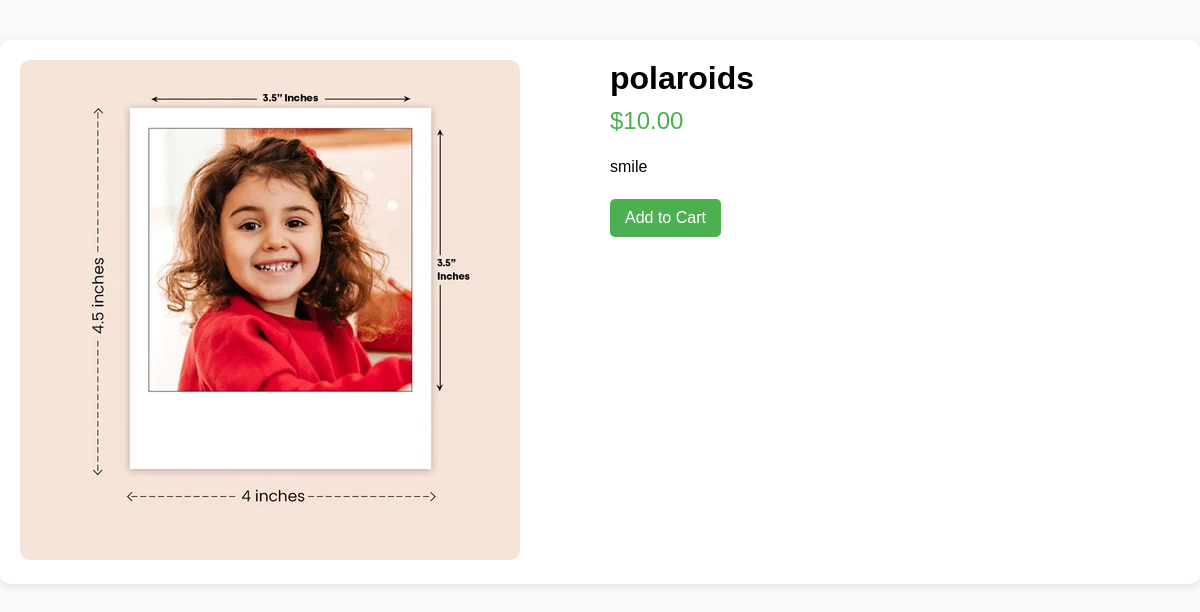
Screenshot of /backend/product_detail.php?id=2 with the database file from the repository.
### tables this page shows
CREATE TABLE `products` (
  `product_id` int(11) NOT NULL,
  `seller_id` int(11) DEFAULT NULL,
  `product_name` varchar(255) NOT NULL,
  `price` decimal(10,2) NOT NULL,
  `description` text DEFAULT NULL,
  `image_url` varchar(255) DEFAULT NULL,
  `category_id` int(11) DEFAULT NULL,
  `created_at` timestamp NOT NULL DEFAULT current_timestamp(),
  `approved` tinyint(1) DEFAULT 0,
  `stock_quantity` int(11) NOT NULL DEFAULT 0
);

### backend/product_detail.php (the view, shortened to what this page needs)
<?php
include 'db_connection.php';
if (isset($_GET['id'])) {
    $product_id = $_GET['id'];
} else {
    echo "Product not found!";
    exit;
}
$sql = "SELECT * FROM products WHERE product_id = ?";
$stmt = $conn->prepare($sql);
$stmt->bind_param("i", $product_id);
$stmt->execute();
$result = $stmt->get_result();
$product = $result->fetch_assoc();
?>
<!DOCTYPE html>
<html lang="en">
<head>
    <link rel="stylesheet" href="../assets/css/product_detail.css">
</head>
<body>
    <div class="product-detail-container">
        <div class="product-image">
            <img src="<?= htmlspecialchars($product['image_url']) ?>" alt="<?= htmlspecialchars($product['product_name']) ?>">
        </div>
        <div class="product-info">
            <h1><?= htmlspecialchars($product['product_name']) ?></h1>
            <p class="price">$<?= number_format($product['price'], 2) ?></p>
            <p class="description"><?= htmlspecialchars($product['description']) ?></p>
            <form method="POST" action="add_to_cart.php">
                <button type="submit" class="add-to-cart-btn">Add to Cart</button>
            </form>
        </div>
    </div>
</body>
</html>

### assets/css/product_detail.css (style rules this page uses)
body { margin: 0; padding: 0; font-family: Arial, sans-serif; background-color: #f9f9f9; }
.product-detail-container { display: flex; max-width: 1200px; margin: 40px auto; padding: 20px; background-color: #fff; box-shadow: 0 2px 10px rgba(0, 0, 0, 0.1); border-radius: 10px; }
.product-image { flex: 1; padding-right: 20px; }
.product-image img { max-width: 100%; border-radius: 10px; }
.product-info { flex: 1; }
.product-info h1 { font-size: 2rem; margin: 0; }
.price { font-size: 1.5rem; color: #4CAF50; margin: 10px 0; }
.description { font-size: 1rem; margin: 20px 0; line-height: 1.5; }
.add-to-cart-btn { display: inline-block; padding: 10px 15px; background-color: #4CAF50; color: white; text-decoration: none; border: none; border-radius: 5px; cursor: pointer; transition: background-color 0.3s; font-size: 1rem; }

### rows the page displays
products: image_url (picture), product_name "polaroids", price "10.00", description "smile"
